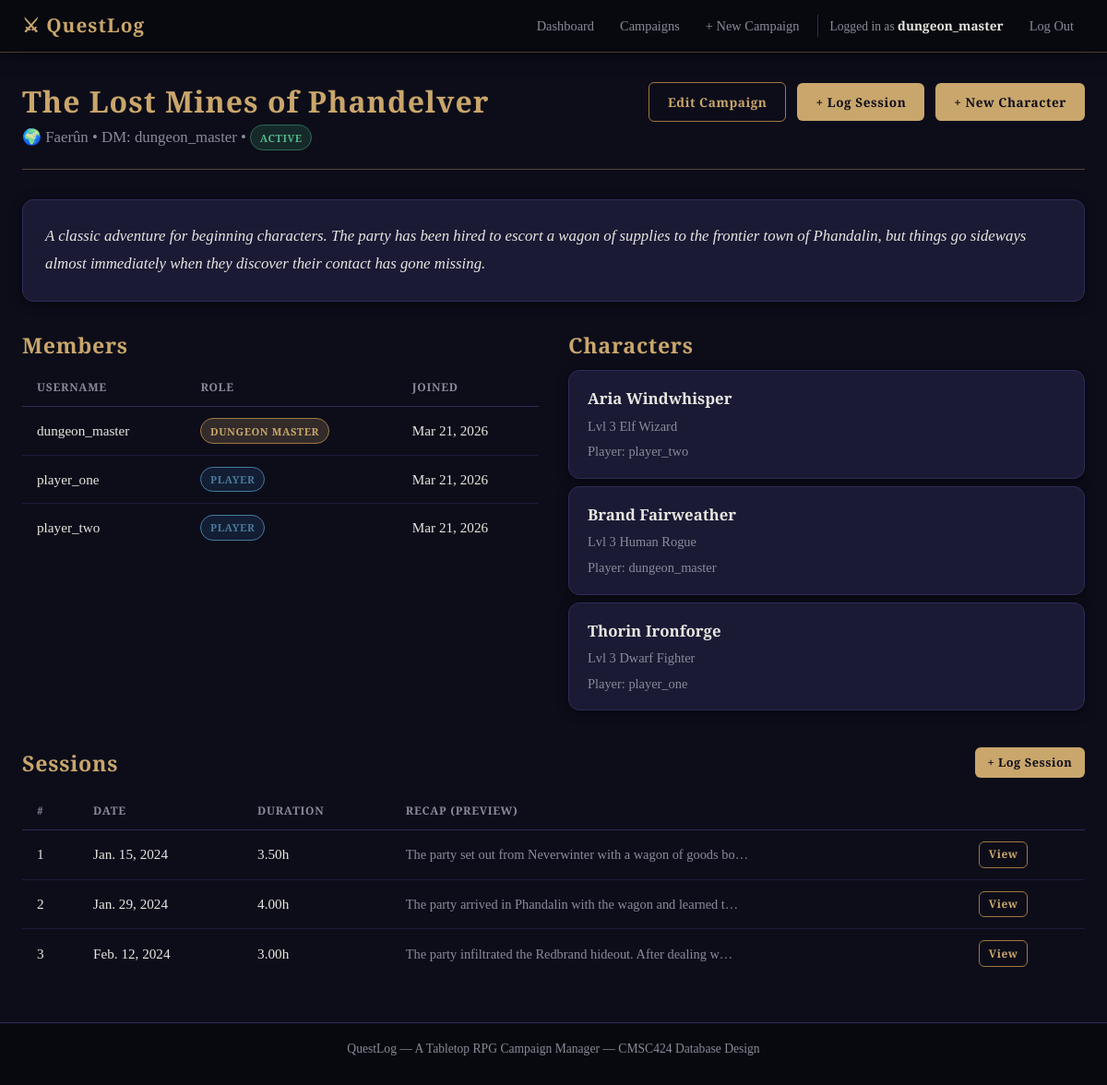
Page /campaigns/1/ (signed in) on the committed database.
### campaign_manager/models.py (models this page shows, shortened)
class Campaign(models.Model):
    STATUS_CHOICES = [
        ('active',    'Active'),
        ('completed', 'Completed'),
        ('on_hold',   'On Hold'),
    ]
    name        = models.CharField(max_length=200)
    description = models.TextField(blank=True)
    world_name  = models.CharField(
        max_length=200, blank=True,
        help_text="The name of the setting or fictional world (e.g. Faerûn, Barovia)"
    )
    created_at  = models.DateTimeField(auto_now_add=True)  # Set automatically on creation
    status      = models.CharField(max_length=20, choices=STATUS_CHOICES, default='active')
    dungeon_master = models.ForeignKey(
        User,
        on_delete=models.CASCADE,
        related_name='campaigns_as_dm',
    )
    class Meta:
        ordering = ['-created_at']  # Newest campaigns first

class CampaignPlayer(models.Model):
    ROLE_CHOICES = [
        ('player', 'Player'),
        ('dm',     'Dungeon Master'),
    ]
    campaign  = models.ForeignKey(Campaign, on_delete=models.CASCADE, related_name='memberships')
    user      = models.ForeignKey(User,     on_delete=models.CASCADE, related_name='campaign_memberships')
    role      = models.CharField(max_length=20, choices=ROLE_CHOICES, default='player')
    joined_at = models.DateTimeField(auto_now_add=True)
    class Meta:
        unique_together = ('campaign', 'user')  # One membership per user per campaign

class Character(models.Model):
    RACE_CHOICES = [
        ('human',      'Human'),
        ('elf',        'Elf'),
        ('dwarf',      'Dwarf'),
        ('halfling',   'Halfling'),
        ('gnome',      'Gnome'),
        ('half_elf',   'Half-Elf'),
        ('half_orc',   'Half-Orc'),
        ('tiefling',   'Tiefling'),
        ('dragonborn', 'Dragonborn'),
        ('other',      'Other'),
    ]
    CLASS_CHOICES = [
        ('barbarian', 'Barbarian'),
        ('bard',      'Bard'),
        ('cleric',    'Cleric'),
        ('druid',     'Druid'),
        ('fighter',   'Fighter'),
        ('monk',      'Monk'),
        ('paladin',   'Paladin'),
        ('ranger',    'Ranger'),
        ('rogue',     'Rogue'),
        ('sorcerer',  'Sorcerer'),
        ('warlock',   'Warlock'),
        ('wizard',    'Wizard'),
    ]
    name             = models.CharField(max_length=200)
    race             = models.CharField(max_length=20, choices=RACE_CHOICES, default='human')
    character_class  = models.CharField(max_length=20, choices=CLASS_CHOICES, default='fighter')
    level            = models.IntegerField(default=1)
    hit_points       = models.IntegerField(default=10)
    background_story = models.TextField(blank=True, help_text="Optional backstory for this character")
    campaign = models.ForeignKey(Campaign, on_delete=models.CASCADE, related_name='characters')
    player = models.ForeignKey(User, on_delete=models.CASCADE, related_name='characters')
    class Meta:
        ordering = ['name']

class Session(models.Model):
    session_number = models.IntegerField(
        help_text="Which session this is in the campaign (1, 2, 3, …)"
    )
    date           = models.DateField()
    duration_hours = models.DecimalField(
        max_digits=4, decimal_places=2, null=True, blank=True,
        help_text="How long the session ran, in hours (e.g., 3.5)"
    )
    summary  = models.TextField(blank=True, help_text="Recap notes for this session")
    campaign = models.ForeignKey(Campaign, on_delete=models.CASCADE, related_name='sessions')
    class Meta:
        ordering            = ['campaign', 'session_number']
        unique_together     = ('campaign', 'session_number')  # No duplicate session numbers per campaign

### campaign_manager/views.py (the view)
# urls.py: path('campaigns/<int:pk>/', views.campaign_detail, name='campaign_detail'),
@login_required
def campaign_detail(request, pk):
    campaign   = get_object_or_404(Campaign, pk=pk)
    memberships = CampaignPlayer.objects.filter(campaign=campaign).select_related('user')
    characters  = Character.objects.filter(campaign=campaign).select_related('player')
    sessions    = Session.objects.filter(campaign=campaign).order_by('session_number')
    is_member = CampaignPlayer.objects.filter(campaign=campaign, user=request.user).exists()
    is_dm     = campaign.dungeon_master == request.user
    return render(request, 'campaign_manager/campaign_detail.html', {
        'campaign':    campaign,
        'memberships': memberships,
        'characters':  characters,
        'sessions':    sessions,
        'is_member':   is_member,
        'is_dm':       is_dm,
    })

### campaign_manager/templates/campaign_manager/campaign_detail.html (shortened to what this page needs)
{% extends "campaign_manager/base.html" %}
{% block content %}
<div class="page-header">
  <div>
    <h1>{{ campaign.name }}</h1>
    <p class="page-subtitle">
      {% if campaign.world_name %}🌍 {{ campaign.world_name }} &bull; {% endif %}
      DM: {{ campaign.dungeon_master.username }}
      &bull;
      <span class="badge badge-status-{{ campaign.status }}">{{ campaign.get_status_display }}</span>
    </p>
  </div>
  <div class="header-actions">
    {% if is_dm %}
      <a href="{% url 'campaign_edit' pk=campaign.pk %}" class="btn btn-secondary">Edit Campaign</a>
      <a href="{% url 'session_create' campaign_pk=campaign.pk %}" class="btn btn-primary">+ Log Session</a>
    {% endif %}
    {% if is_member %}
      <a href="{% url 'character_create' campaign_pk=campaign.pk %}" class="btn btn-primary">+ New Character</a>
    {% else %}
      <form method="post" action="{% url 'campaign_join' pk=campaign.pk %}">
        {% csrf_token %}
        <button type="submit" class="btn btn-primary">Join Campaign</button>
      </form>
    {% endif %}
  </div>
</div>
{% if campaign.description %}
  <div class="card">
    <p class="campaign-description">{{ campaign.description }}</p>
  </div>
{% endif %}
<div class="two-col">
  <section>
    <h2>Members</h2>
    {% if memberships %}
      <table class="data-table">
        <thead>
          <tr>
            <th>Username</th>
            <th>Role</th>
            <th>Joined</th>
          </tr>
        </thead>
        <tbody>
          {% for membership in memberships %}
            <tr>
              <td>{{ membership.user.username }}</td>
              <td>
                <span class="badge {% if membership.role == 'dm' %}badge-dm{% else %}badge-player{% endif %}">
                  {{ membership.get_role_display }}
                </span>
              </td>
              <td>{{ membership.joined_at|date:"M j, Y" }}</td>
            </tr>
          {% endfor %}
        </tbody>
      </table>
    {% else %}
      <p class="text-muted">No members yet.</p>
    {% endif %}
  </section>
  <section>
    <h2>Characters</h2>
    {% if characters %}
      <div class="character-list">
        {% for character in characters %}
          <a href="{% url 'character_detail' pk=character.pk %}" class="card card-link card-compact">
            <strong>{{ character.name }}</strong>
            <span class="text-muted">
              Lvl {{ character.level }}
              {{ character.get_race_display }}
              {{ character.get_character_class_display }}
            </span>
            <span class="text-muted">Player: {{ character.player.username }}</span>
          </a>
        {% endfor %}
      </div>
    {% endif %}
  </section>
</div>
<section class="dashboard-section">
  <div class="section-header">
    <h2>Sessions</h2>
    {% if is_dm %}
      <a href="{% url 'session_create' campaign_pk=campaign.pk %}" class="btn btn-primary btn-sm">
        + Log Session
      </a>
    {% endif %}
  </div>
  {% if sessions %}
    <table class="data-table">
      <thead>
        <tr>
          <th>#</th>
          <th>Date</th>
          <th>Duration</th>
          <th>Recap (preview)</th>
          <th></th>
        </tr>
      </thead>
      <tbody>
        {% for session in sessions %}
          <tr>
            <td>{{ session.session_number }}</td>
            <td>{{ session.date }}</td>
            <td>
              {% if session.duration_hours %}{{ session.duration_hours }}h{% else %}—{% endif %}
            </td>
            <td class="text-muted">{{ session.summary|truncatechars:60 }}</td>
            <td>
              <a href="{% url 'session_detail' pk=session.pk %}" class="btn btn-secondary btn-xs">
                View
              </a>
            </td>
          </tr>
        {% endfor %}
      </tbody>
    </table>
  {% endif %}
</section>
{% endblock %}

### campaign_manager/templates/campaign_manager/base.html (shortened to what this page needs)
<!DOCTYPE html>
<html lang="en">
<head>
  {% load static %}
  <link rel="stylesheet" href="{% static 'campaign_manager/style.css' %}">
</head>
<body>
  <nav class="navbar">
    <div class="nav-container">
      <a href="{% url 'dashboard' %}" class="nav-brand">⚔ QuestLog</a>
      <ul class="nav-links">
        {% if user.is_authenticated %}
          <li><a href="{% url 'dashboard' %}" class="nav-link">Dashboard</a></li>
          <li><a href="{% url 'campaign_list' %}" class="nav-link">Campaigns</a></li>
          <li><a href="{% url 'campaign_create' %}" class="nav-link">+ New Campaign</a></li>
          <li class="nav-user">
            Logged in as <strong>{{ user.username }}</strong>
          </li>
          <li>
            <form method="post" action="{% url 'logout' %}" style="display:inline;">
              <button type="submit" class="nav-link nav-link-btn">Log Out</button>
            </form>
          </li>
        {% else %}
          <li><a href="{% url 'login' %}" class="nav-link">Log In</a></li>
          <li><a href="{% url 'register' %}" class="nav-link btn-primary-small">Register</a></li>
        {% endif %}
      </ul>
    </div>
  </nav>
  <main class="main-content">
    <div class="container">
      {% block content %}{% endblock %}
    </div>
  </main>
  <footer class="site-footer">
    <p>QuestLog &mdash; A Tabletop RPG Campaign Manager &mdash; CMSC424 Database Design</p>
  </footer>
</body>
</html>

### rows in the picture
Campaign: name "The Lost Mines of Phandelver", world_name "Faerûn", dungeon_master.username "dungeon_master", status "ACTIVE", description "A classic adventure for beginning characters. The party has been hired to escort a wagon of supplies to the frontier town of Phandalin, but things go sideways almost immediately when they discover their contact has gone missing."
CampaignPlayer: user.username "dungeon_master", role "DUNGEON MASTER", joined_at "Mar 21, 2026"
CampaignPlayer: user.username "player_one", role "PLAYER", joined_at "Mar 21, 2026"
CampaignPlayer: user.username "player_two", role "PLAYER", joined_at "Mar 21, 2026"
Character: name "Aria Windwhisper", level "3", race "Elf", character_class "Wizard", player.username "player_two"
Character: name "Brand Fairweather", level "3", race "Human", character_class "Rogue", player.username "dungeon_master"
Character: name "Thorin Ironforge", level "3", race "Dwarf", character_class "Fighter", player.username "player_one"
Session: session_number "1", date "Jan. 15, 2024", duration_hours "3.50", summary "The party set out from Neverwinter with a wagon of goods bo…"
Session: session_number "2", date "Jan. 29, 2024", duration_hours "4.00", summary "The party arrived in Phandalin with the wagon and learned t…"
Session: session_number "3", date "Feb. 12, 2024", duration_hours "3.00", summary "The party infiltrated the Redbrand hideout. After dealing w…"

### other values in the picture
{{ user.username }} "dungeon_master"
